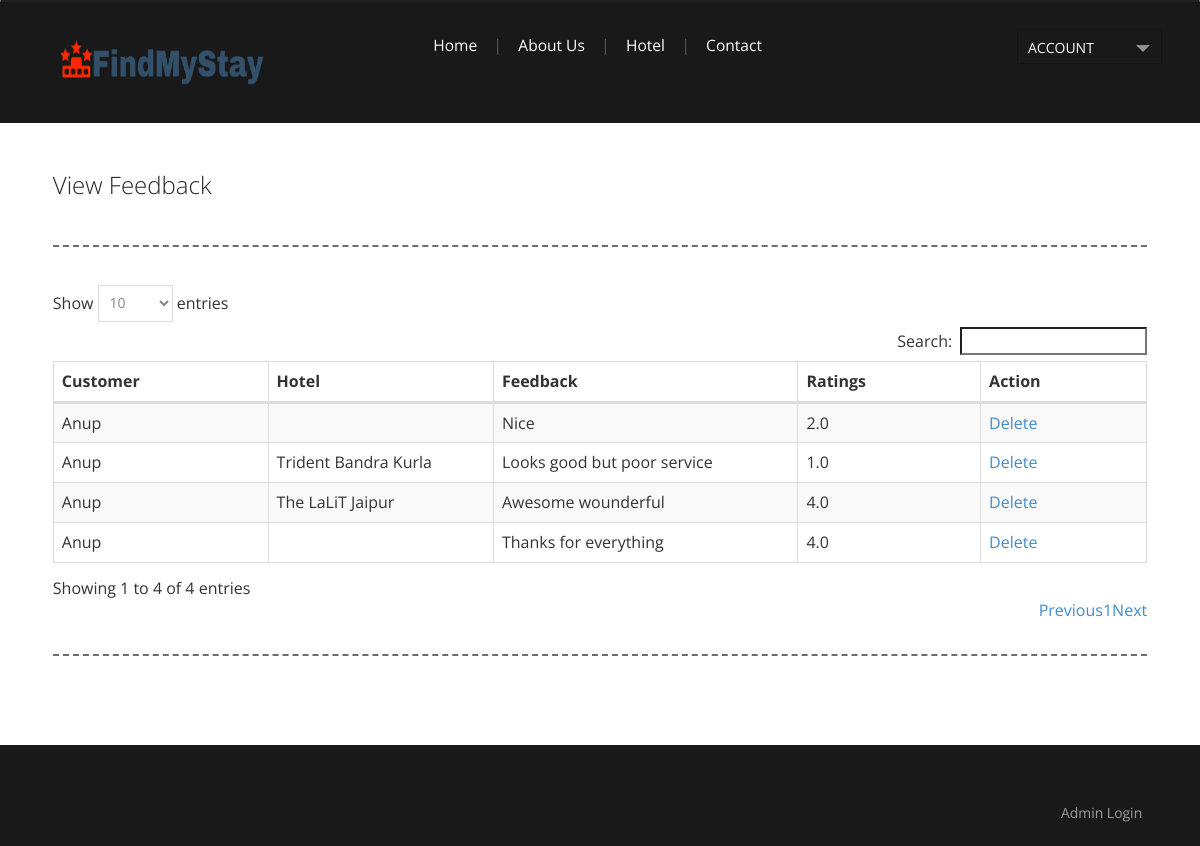
Screenshot of /viewfeedback.php with the database file from the repository.
### tables this page shows
CREATE TABLE `feedback` (
  `feedback_id` int(10) NOT NULL,
  `customer_id` int(10) NOT NULL,
  `hotel_id` int(10) NOT NULL,
  `feedback` text NOT NULL,
  `ratings` float(10,1) NOT NULL,
  `status` varchar(10) NOT NULL
);

CREATE TABLE `customer` (
  `customer_id` int(10) NOT NULL,
  `customer_name` varchar(100) NOT NULL,
  `address` text NOT NULL,
  `city` varchar(20) NOT NULL,
  `pincode` varchar(10) NOT NULL,
  `contact_no` varchar(15) NOT NULL,
  `email_id` varchar(50) NOT NULL,
  `password` varchar(100) NOT NULL,
  `status` varchar(10) NOT NULL
);

CREATE TABLE `hotel` (
  `hotel_id` int(10) NOT NULL,
  `location_id` int(10) NOT NULL,
  `hotel_name` varchar(100) NOT NULL,
  `hotel_type` varchar(20) NOT NULL COMMENT '1,2,3,4,5 star',
  `hotel_description` text NOT NULL,
  `hotel_address` text NOT NULL,
  `contactnumber` varchar(15) NOT NULL,
  `hotel_map` text NOT NULL,
  `hotel_pincode` varchar(10) NOT NULL,
  `hotel_policies` text NOT NULL,
  `status` varchar(10) NOT NULL
);

### viewfeedback.php (the view, shortened to what this page needs)
<?php
include("header.php");
?>
<div class="main_bg">
<div class="wrap">
	<div class="main">
		<div class="res_online">
			<h4>View Feedback</h4>
		</div>
			<div class="span_of_2">
				<table id="dataTables" class="table table-striped table-bordered" cellspacing="0" width="100%">
					<thead>
						<tr>
							<th>Customer</th>
							<th>Hotel</th>
							<th>Feedback</th>
							<th>Ratings</th>
							<th>Action</th>
						</tr>
					</thead>
					<tbody>
					<?php
					$sql = "SELECT * FROM feedback LEFT JOIN customer ON feedback.customer_id=customer.customer_id LEFT JOIN hotel ON feedback.hotel_id=hotel.hotel_id";
					$qsql = mysqli_query($con,$sql);
					while($rs = mysqli_fetch_array($qsql))
					{
						echo "<tr>
							<td>$rs[customer_name]</td>
							<td>$rs[hotel_name]</td>
							<td>$rs[feedback]</td>
							<td>$rs[ratings]</td>
							<td> <a href='viewfeedback.php?delid=$rs[feedback_id]' onclick='return confirmdelete()'>Delete</a></td>
						</tr>";
					}
					?>
					</tbody>
				</table>
			</div>
	</div>
</div>
</div>
<?php
include("datatable.php");
include("footer.php");
?>

### css/style.css (style rules this page uses)
html,body,div,span,applet,object,iframe,h1,h2,h3,h4,h5,h6,p,blockquote,pre,a,abbr,acronym,address,big,cite,code,del,dfn,em,img,ins,kbd,q,s,samp,small,strike,strong,sub,sup,tt,var,b,u,i,dl,dt,dd,ol,nav ul,nav li,fieldset,form,label,legend,caption,article,aside,canvas,details,embed,figure,figcaption,footer,header,hgroup,menu,nav,output,ruby,section,summary,time,mark,audio,video { margin:0;padding:0;border:0;font-size:100%;font:inherit;vertical-align:baseline; }
a { text-decoration:none; }
body { font-family: 'Open Sans', sans-serif; background:#ffffff; font-size: 100%; }
.wrap { margin:0 auto; width:80%; -moz-transition:all .2s linear; -webkit-transition:all .2s linear; -o-transition:all .2s linear; -ms-transition:all .2s linear; }
.main_bg { margin-top: -5px; background: #ffffff; }
.main { padding: 4% 2%; }
.res_online h4 { text-transform: capitalize; font-size: 1.5em; color: #252525; font-weight: 100; margin-bottom: 15px; }
.span_of_2 { padding: 4% 0; margin: 6% 0; border-bottom: 2px dashed rgb(109, 109, 109); border-top: 2px dashed rgb(109, 109, 109); }
@media only screen and (max-width: 1366px) { .wrap { width:95%; } }
@media only screen and (max-width: 1366px) { .span_of_2 { padding: 3% 0; margin: 4% 0; } }
@media only screen and (max-width: 1280px) { .wrap { width:95%; } }

### css/fwslider.css (style rules this page uses)
@media only screen and (max-width: 1366px) { .wrap { width:95%; } }

### rows the page displays
feedback: customer.customer_name "Anup", feedback "Nice", ratings "2.0"
feedback: customer.customer_name "Anup", hotel.hotel_name "Trident Bandra Kurla", feedback "Looks good but poor service", ratings "1.0"
feedback: customer.customer_name "Anup", hotel.hotel_name "The LaLiT Jaipur", feedback "Awesome wounderful", ratings "4.0"
feedback: customer.customer_name "Anup", feedback "Thanks for everything", ratings "4.0"
